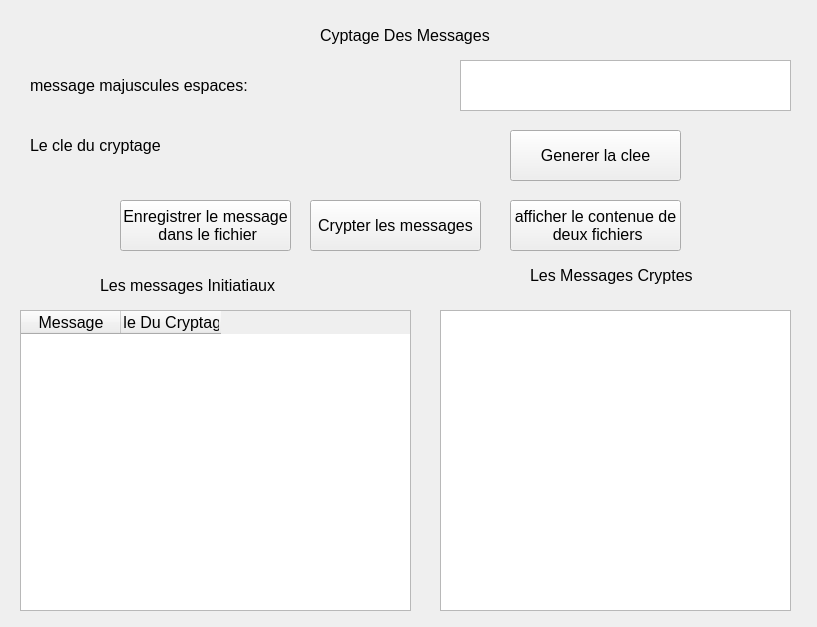
<?xml version="1.0" encoding="UTF-8"?>
<ui version="4.0">
 <class>Form</class>
 <widget class="QWidget" name="Form">
  <property name="geometry">
   <rect>
    <x>0</x>
    <y>0</y>
    <width>817</width>
    <height>627</height>
   </rect>
  </property>
  <property name="windowTitle">
   <string>Form</string>
  </property>
  <widget class="QLabel" name="label">
   <property name="geometry">
    <rect>
     <x>320</x>
     <y>10</y>
     <width>231</width>
     <height>51</height>
    </rect>
   </property>
   <property name="font">
    <font>
     <pointsize>12</pointsize>
    </font>
   </property>
   <property name="text">
    <string>Cyptage Des Messages</string>
   </property>
  </widget>
  <widget class="QTextEdit" name="mess">
   <property name="geometry">
    <rect>
     <x>460</x>
     <y>60</y>
     <width>331</width>
     <height>51</height>
    </rect>
   </property>
   <property name="font">
    <font>
     <pointsize>12</pointsize>
    </font>
   </property>
  </widget>
  <widget class="QPushButton" name="enregistrer">
   <property name="geometry">
    <rect>
     <x>120</x>
     <y>200</y>
     <width>171</width>
     <height>51</height>
    </rect>
   </property>
   <property name="font">
    <font>
     <pointsize>12</pointsize>
    </font>
   </property>
   <property name="text">
    <string>Enregistrer le message
 dans le fichier</string>
   </property>
  </widget>
  <widget class="QPushButton" name="affcor">
   <property name="geometry">
    <rect>
     <x>310</x>
     <y>200</y>
     <width>171</width>
     <height>51</height>
    </rect>
   </property>
   <property name="font">
    <font>
     <pointsize>12</pointsize>
    </font>
   </property>
   <property name="text">
    <string>Crypter les messages</string>
   </property>
  </widget>
  <widget class="QPushButton" name="aff">
   <property name="geometry">
    <rect>
     <x>510</x>
     <y>200</y>
     <width>171</width>
     <height>51</height>
    </rect>
   </property>
   <property name="font">
    <font>
     <pointsize>12</pointsize>
    </font>
   </property>
   <property name="text">
    <string>afficher le contenue de 
 deux fichiers</string>
   </property>
  </widget>
  <widget class="QLabel" name="label_2">
   <property name="geometry">
    <rect>
     <x>30</x>
     <y>60</y>
     <width>301</width>
     <height>51</height>
    </rect>
   </property>
   <property name="font">
    <font>
     <pointsize>12</pointsize>
    </font>
   </property>
   <property name="text">
    <string>message majuscules espaces: </string>
   </property>
  </widget>
  <widget class="QListWidget" name="list">
   <property name="geometry">
    <rect>
     <x>440</x>
     <y>310</y>
     <width>351</width>
     <height>301</height>
    </rect>
   </property>
   <property name="font">
    <font>
     <pointsize>12</pointsize>
    </font>
   </property>
  </widget>
  <widget class="QTableWidget" name="table">
   <property name="geometry">
    <rect>
     <x>20</x>
     <y>310</y>
     <width>391</width>
     <height>301</height>
    </rect>
   </property>
   <property name="font">
    <font>
     <pointsize>12</pointsize>
    </font>
   </property>
   <column>
    <property name="text">
     <string>Message</string>
    </property>
   </column>
   <column>
    <property name="text">
     <string>Cle Du Cryptage</string>
    </property>
   </column>
  </widget>
  <widget class="QPushButton" name="cle">
   <property name="geometry">
    <rect>
     <x>510</x>
     <y>130</y>
     <width>171</width>
     <height>51</height>
    </rect>
   </property>
   <property name="font">
    <font>
     <pointsize>12</pointsize>
    </font>
   </property>
   <property name="text">
    <string>Generer la clee</string>
   </property>
  </widget>
  <widget class="QLabel" name="label_3">
   <property name="geometry">
    <rect>
     <x>30</x>
     <y>120</y>
     <width>171</width>
     <height>51</height>
    </rect>
   </property>
   <property name="font">
    <font>
     <pointsize>12</pointsize>
    </font>
   </property>
   <property name="text">
    <string>Le cle du cryptage</string>
   </property>
  </widget>
  <widget class="QLabel" name="label_4">
   <property name="geometry">
    <rect>
     <x>100</x>
     <y>260</y>
     <width>231</width>
     <height>51</height>
    </rect>
   </property>
   <property name="font">
    <font>
     <pointsize>12</pointsize>
    </font>
   </property>
   <property name="text">
    <string>Les messages Initiatiaux</string>
   </property>
  </widget>
  <widget class="QLabel" name="label_5">
   <property name="geometry">
    <rect>
     <x>530</x>
     <y>250</y>
     <width>231</width>
     <height>51</height>
    </rect>
   </property>
   <property name="font">
    <font>
     <pointsize>12</pointsize>
    </font>
   </property>
   <property name="text">
    <string>Les Messages Cryptes</string>
   </property>
  </widget>
  <widget class="QLabel" name="label_6">
   <property name="geometry">
    <rect>
     <x>220</x>
     <y>120</y>
     <width>261</width>
     <height>51</height>
    </rect>
   </property>
   <property name="font">
    <font>
     <pointsize>12</pointsize>
    </font>
   </property>
   <property name="text">
    <string/>
   </property>
  </widget>
 </widget>
 <resources/>
 <connections/>
</ui>
